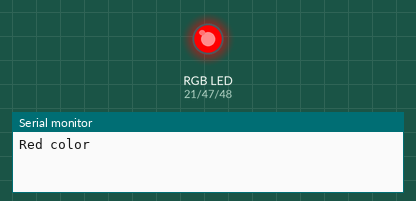
Recording of a sketch running on a simulated Arduino Mega 2560, built with avr-gcc and run on an emulated ATmega2560. On the bench: an RGB LED mixed from three pins (HIGH = lit), the last lines printed to the serial monitor.

Above: at 1.5 s.
At 4.5 s:
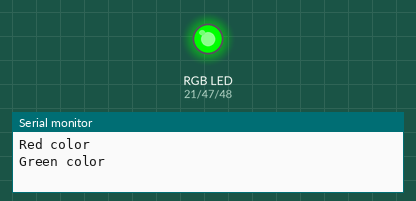
At 7.5 s:
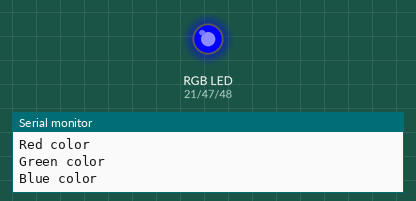
At 10.5 s:
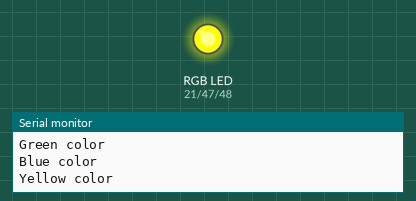
At 13.5 s:
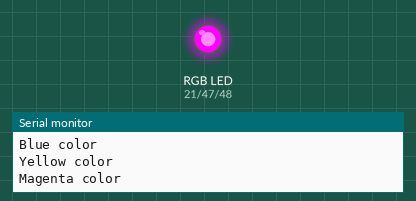
Timing chart, 0 to 19.5 s (numbered marks = the images above):
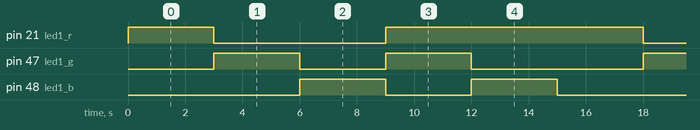

The sketch:

rgb_leds.ino
```cpp
int led1_r = 21;
int led1_g = 47;
int led1_b = 48;

void setup() {

  Serial.begin(115200);

  pinMode(led1_r, OUTPUT);
  pinMode(led1_g, OUTPUT);
  pinMode(led1_b, OUTPUT);

}

void loop() {

  // Red color
  Serial.println("Red color");
  setColor(4095, 0, 0);
  delay(3000);

  // Green color
  Serial.println("Green color");
  setColor(0, 4095, 0);
  delay(3000);

  // Blue color
  Serial.println("Blue color");
  setColor(0, 0, 4095);
  delay(3000);

   // Yellow color
  Serial.println("Yellow color");
  setColor(4095, 4095, 0);
  delay(3000);

  // Magenta color
  Serial.println("Magenta color");
  setColor(4095, 0, 4095);
  delay(3000);

}


// Function to set the color of the RGB LED
void setColor(int red, int green, int blue) {

  // Write values to the RGB pins
  analogWrite(led1_r, red);
  analogWrite(led1_g, green);
  analogWrite(led1_b, blue);

}
```

Measured:
- by itself, pin 21 (led1_r): repeats every 15.0 s: LOW 6.0 s, HIGH 9.0 s
- by itself, pin 47 (led1_g), pin 48 (led1_b): repeats every 15.0 s: LOW 3.0 s, HIGH 3.0 s, LOW 6.0 s, HIGH 3.0 s
- by itself, everything shown: repeats every 15.0 s, in 5 steps
